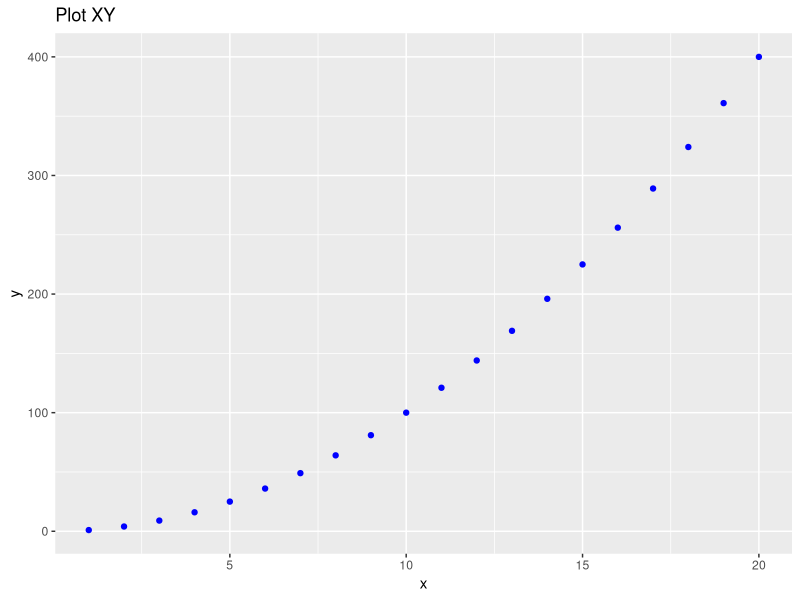

The R source for this figure:
# Syuria Amirrudin

# 3. Import the GGPLOT 2 library and plot a graph using the
#    qplot function. X axis is the sequence of 1:20 and the y
#    axis is the x ^ 2. Label the graph appropriately.
#    install.packages("ggplot2", dependencies = TRUE)

library(ggplot2)

x <- seq(1,20)
y <- x ^ 2

df = cbind.data.frame(x,y)


g = ggplot(df, aes(x=x, y=y)) + 
  ggtitle("Plot XY") + 
  geom_point(color = "blue") 
